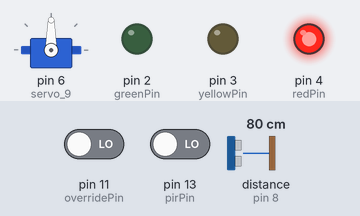
This sketch was run on a simulated Arduino Uno, built with avr-gcc and run on an emulated ATmega328P. Parts: servo, output pins drawn as LEDs (lit = HIGH). Wiring (inferred from the names in the program): ultrasonic range finder: trigger pin 9; echo pin 8. The inputs (shaded band) are chosen by the test bench; at power-on: pin 11 (overridePin) LOW, pin 13 (pirPin) LOW, distance to the obstacle (sensor on pin 8) 80 cm. The echo pulse lasts 58.3 µs per cm; pins used as bus, display or sensor lines are not drawn.

Above: at 1.2 s.
1.3 s: pin 11 (overridePin) driven HIGH
At 1.45 s:
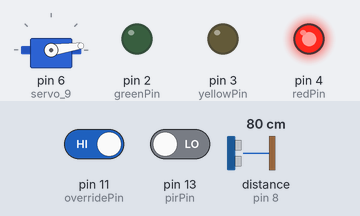
At 2.05 s:
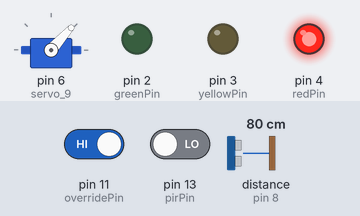
Timing chart, 0 to 10.3 s (numbered marks = the images above; inputs shaded):
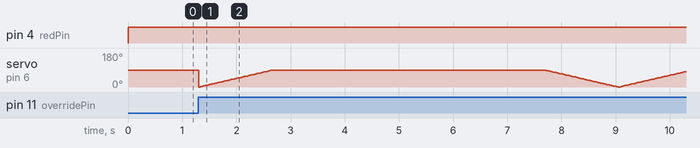

The sketch:

Automated_Dustbin_System.ino
```cpp
#include <Servo.h>

// Variable for servo position
int servoPos = 0;

// Initializing the servo motor and pins
Servo servo_9;
#define pirPin 13
#define trigPin 9
#define echoPin 8
#define overridePin 11

// RGB LED pins
#define greenPin 2
#define yellowPin 3
#define redPin 4

// Variables for ultrasonic sensor and PIR sensor
long duration;
int distance;
int pirState = LOW;
int val = 0;

// Setup function to initialize pin modes and servo
void setup() {
  servo_9.attach(6, 500, 2500); // Attaching servo to pin 6
  pinMode(pirPin, INPUT); // Setting PIR pin as input
  pinMode(trigPin, OUTPUT); // Setting trigger pin as output
  pinMode(echoPin, INPUT); // Setting echo pin as input
  pinMode(overridePin, INPUT); // Setting override pin as input

  pinMode(greenPin, OUTPUT); // Setting green pin as output
  pinMode(yellowPin, OUTPUT); // Setting yellow pin as output
  pinMode(redPin, OUTPUT); // Setting red pin as output
}

// Loop function for continuous execution
void loop() {
  // Calling functions to check various parameters
  checkDistance();
  checkPIR();
  checkOverride();
  checkBinStatus();
}

// Function to measure the distance using the ultrasonic sensor
void checkDistance() {
  digitalWrite(trigPin, LOW);
  delayMicroseconds(2);
  digitalWrite(trigPin, HIGH);
  delayMicroseconds(10);
  digitalWrite(trigPin, LOW);

  duration = pulseIn(echoPin, HIGH);
  distance = duration * 0.034 / 2;
}

// Function to check the PIR sensor and open or close the lid accordingly
void checkPIR() {
  if (digitalRead(pirPin) == HIGH) {
    openLid();
    pirState = HIGH;
  }
  if (pirState == HIGH) {
    closeLid();
    pirState = LOW;
  }
}

// Function to check the manual override button and operate the lid
void checkOverride() {
  if (digitalRead(overridePin) == HIGH) {
    openLid();
    closeLid();
  }
}

// Function to check the bin status and set the LED color accordingly
void checkBinStatus() {
  int binLevel = map(distance, 0, 200, 0, 100);

  if (binLevel < 40) {
    setColor(1, 0, 0); // Red
  } else if (binLevel >= 40 && binLevel < 70) {
    setColor(1, 1, 0); // Yellow
  } else {
    setColor(0, 1, 0); // Green
  }
}

// Function to open the lid gradually
void openLid() {
  for (servoPos = 0; servoPos <= 90; servoPos += 1) {
    servo_9.write(servoPos);
    delay(15);
  }
  delay(5000);
}

// Function to close the lid gradually
void closeLid() {
  for (servoPos = 90; servoPos >= 0; servoPos -= 1) {
    servo_9.write(servoPos);
    delay(15);
  }
}

// Function to set the RGB LED color
void setColor(int red, int green, int blue) {
  digitalWrite(redPin, red);
  digitalWrite(greenPin, green);
  digitalWrite(yellowPin, blue);
}
```
